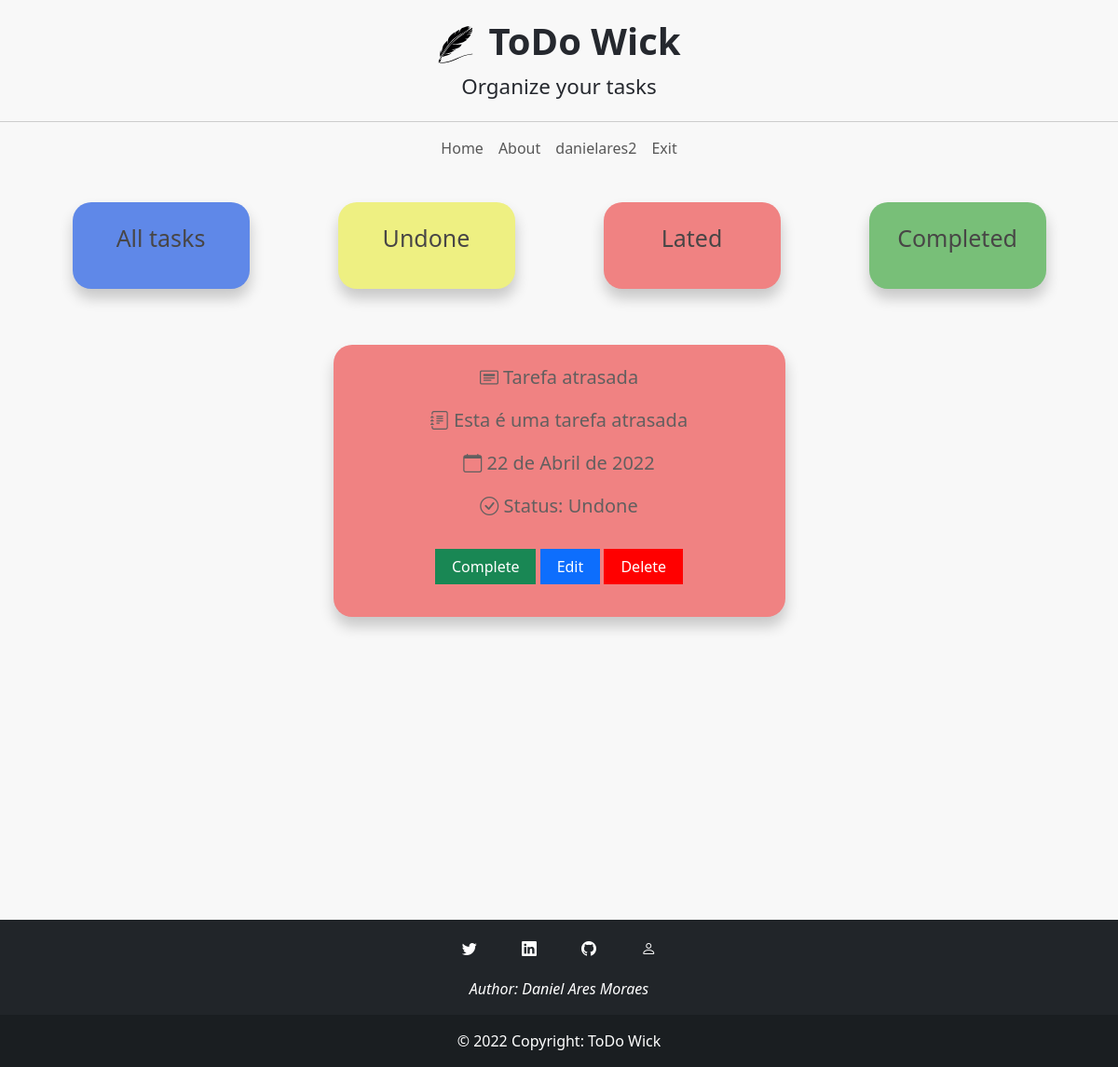
The page /lated-tasks/ (signed in) on the database its author committed.
### task/models.py (models this page shows)
class Task(models.Model):
    user = models.ForeignKey(User, on_delete= models.CASCADE, null=True, blank=True)
    title = models.CharField(max_length=100)
    description = models.CharField(max_length=250)
    creation_date = models.DateField(auto_now=True)
    due_date =models.DateField(blank=True, null=True)
    completed = models.BooleanField(default=False)
    lated = models.BooleanField(default=False)
    def __str__(self):
        return self.title
    class Meta:
        order_with_respect_to = 'user'

### task/views.py (the view)
# urls.py: path('lated-tasks/', login_required(LatedTasksView.as_view()), name='lated-tasks'),
@method_decorator(login_required, name='dispatch')
class LatedTasksView(TemplateView):
    template_name = 'task/all-my-tasks.html'
    def get_context_data(self, **kwargs):
        user_id = self.request.user.id
        context = super().get_context_data(**kwargs)
        tasks = Task.objects.filter(user = user_id, completed=False).order_by("due_date")
        context_list = []
        for task in tasks:
            if lated_verify(task.due_date):
                task.lated = True
                context_list.append(task)
        context['tasks'] = context_list
        return context

### task/views.py (called while the page is built)
def lated_verify(date):
    today = date.today()
    if date < today:
        return True

### templates/task/all-my-tasks.html (shortened to what this page needs)
{% extends 'base.html' %}
{% load bootstrap5 %}
{% block content %}
<div class="container min-vh-100">
    <div class="row align-items-center">
        <a href="{% url 'all-my-tasks' %}" class="col-md-2 item" id="all">
            <p>All tasks</p>
        </a>
        <a href="{% url 'undone-tasks' %}" class="col-md-2 item" id="undone">
            <p>Undone</p>
        </a>
        <a href="{% url 'lated-tasks' %}" class="col-md-2 item" id="lated">
            <p>Lated</p>
        </a>
        <a href="{% url 'complete-tasks' %}" class="col-md-2 item" id="completed">
            <p>Completed</p>
        </a>
    </div>
    <div class="row align-items-center gx-5">
        {% for task in tasks %}
        <div class="col-md-5 item completed-{{task.completed}} lated-{{task.lated}}" id="my-task">
            <p id="task-name">
                <i class="bi bi-card-heading"></i>
                {{task}}
            </p>
            <p id="task-description">
                <i class="bi bi-journal-text"></i>
                {{task.description}}
            </p>
            <p id="task-due-date">
                <i class="bi bi-calendar"></i>
                {{task.due_date}}
            </p>
            <p id="task-due-date">
                <i class="bi bi-check-circle"></i>
                Status:
                {% if task.completed == False %}
                Undone
                {% else %}
                Completed
                {% endif %}
            </p>
            <div class="btn-tasks">
                {% if task.completed == False %}
                <button type="button" class="btn btn-success" data-bs-toggle="modal"
                    data-bs-target="#modalComplete{{task.id}}">Complete</button>
                {% else %}
                <button type="button" class="btn btn-warning" data-bs-toggle="modal"
                    data-bs-target="#modalComplete{{task.id}}">Undone</button>
                {% endif %}
                <a href="{% url 'my-task' task.id %}" class="btn btn-primary">Edit</a>
                <button type="button" class="btn btn-danger" data-bs-toggle="modal"
                    data-bs-target="#modalDelete{{task.id}}">Delete</button>
            </div>
        </div>
        {% endfor %}
    </div>
</div>
{% endblock %}

### templates/base.html (shortened to what this page needs)
{% load static %}
{% load bootstrap5 %}
<!DOCTYPE html>
<html lang="en">
<head>
    {% bootstrap_css %}
    <link rel="stylesheet" href="https://cdn.jsdelivr.net/npm/bootstrap-icons@1.8.1/font/bootstrap-icons.css">
    <link rel="stylesheet" href="{% static '/css/styles.css' %}">
</head>
<body>
    <div class="container-fluid">
        <header class="row" id="header">
            <div id="logo-container">
                <img src="{% static '/images/logo.svg' %}" alt="Art" id="logo">
                <h1 class="title">ToDo Wick</h1>
            </div>
            <p>Organize your tasks</p>
        </header>
        <nav class="navbar navbar-expand-md navbar-light bg-faded">
            <div class="container-fluid">
                <div class="collapse navbar-collapse justify-content-end" id="navbar-links">
                    <ul class="navbar-nav mx-auto">
                        <li class="nav-item active text-center">
                            <a class="nav-link" href="{% url 'index' %}">Home</a>
                        </li>
                        <li class="nav-item active text-center">
                            <a class="nav-link" href="{% url 'about' %}">About</a>
                        </li>
                        {% if user.is_anonymous %}
                        <li class="nav-item text-center">
                            <a class="nav-link" href="{% url 'login' %}">Login</a>
                        </li>
                        <li class="nav-item text-center">
                            <a class="nav-link" href="{% url 'register' %}">SignUp</a>
                        </li>
                        {% else %}
                        <li class="nav-item text-center">
                            <a class="nav-link" href="#">{{user.username}}</a>
                        </li>
                        <li class="nav-item text-center">
                            <a class="nav-link" href="{% url 'logout' %}">Exit</a>
                        </li>
                        {% endif %}
                    </ul>
                </div>
            </div>
        </nav>
    </div>
    <main>
        {% block content %}
        {% endblock %}
        {% include 'footer.html' %}
    </main>
</body>
</html>

### static/css/styles.css (style rules this page uses)
body, html { color: #25282e; background-color: #f8f8f8; }
a, i { text-decoration: none; }
header h1 { font-weight: 900; }
header p { font-size: 1.4em; font-weight: 400; }
.btn { text-decoration: none; padding: 7px 18px; border: 0; border-radius: 0; }
.btn.btn-danger { text-decoration: none; background-color: red; color: #fff; padding: 7px 18px; border: 0; border-radius: 0; }
#header { text-align: center; padding: 20px; border-bottom: 1px solid #ccc; }
#header p { margin-bottom: 0; }
#logo-container { display: flex; justify-content: center; }
#logo { width: 40px; margin-right: 15px; }
.btn.btn-primary, .btn.btn-danger, .btn.btn-success, .btn.btn-warning { width: 100%; margin-top: 15px; margin-bottom: 15px; }
@media (min-width: 786px) { .btn.btn-primary, .btn.btn-danger, .btn.btn-success, .btn.btn-warning { width: auto; } }
.row.align-items-center { align-content: center; height: 100%; padding: 10px 0; }
.col-md-5.item { border-radius: 20px; box-shadow: .5px 10px 15px rgba(0, 0, 0, .2); margin: 20px auto; padding: 20px; background-color: #fff; color: rgb(98, 95, 95); }
.col-md-2.item { border-radius: 20px; box-shadow: .5px 10px 15px rgba(0, 0, 0, .2); margin: 20px auto; padding: 20px; color: rgb(72, 70, 70); }
.col-md-2.item#all { background-color: rgb(95, 136, 232); }
.col-md-2.item#completed { background-color: rgb(120, 191, 120); }
.col-md-2.item#undone { background-color: rgb(238, 240, 130); }
.col-md-2.item#lated { background-color: rgb(240, 130, 130); }
.col-md-2.item p { text-align: center; font-size: 25px; }
.col-md-5.item p { text-align: center; font-size: 40px; transition: .3s; }
.col-md-5.item { border-radius: 20px; box-shadow: .5px 10px 15px rgba(0, 0, 0, .2); margin: 20px auto; padding: 20px; background-color: #fff; }
.col-md-5.item.completed-False { background-color: rgb(238, 240, 130); }
.col-md-5.item.completed-False.lated-True { background-color: rgb(240, 130, 130); }
.col-md-5.item .btn-tasks { text-align: center; }
.col-md-5.item#my-task p { font-size: 20px; }

### rows shown on the page
Task: title "Tarefa atrasada", description "Esta é uma tarefa atrasada", due_date "22 de Abril de 2022", completed "Undone"

### other values the page prints
{{ user.username }} "danielares2"
